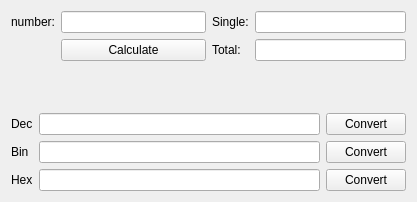
<?xml version="1.0" encoding="UTF-8"?>
<ui version="4.0">
 <class>Widget</class>
 <widget class="QWidget" name="Widget">
  <property name="geometry">
   <rect>
    <x>0</x>
    <y>0</y>
    <width>417</width>
    <height>202</height>
   </rect>
  </property>
  <property name="windowTitle">
   <string>Widget</string>
  </property>
  <layout class="QVBoxLayout" name="verticalLayout">
   <item>
    <layout class="QGridLayout" name="gridLayout_3">
     <item row="0" column="0">
      <layout class="QGridLayout" name="gridLayout">
       <item row="0" column="0">
        <widget class="QLabel" name="label">
         <property name="text">
          <string>number:</string>
         </property>
        </widget>
       </item>
       <item row="0" column="1">
        <widget class="QLineEdit" name="lineEditNum"/>
       </item>
       <item row="1" column="1">
        <widget class="QPushButton" name="btnCal">
         <property name="text">
          <string>Calculate</string>
         </property>
        </widget>
       </item>
      </layout>
     </item>
     <item row="0" column="1">
      <layout class="QGridLayout" name="gridLayout_2">
       <item row="0" column="0">
        <widget class="QLabel" name="label_2">
         <property name="text">
          <string>Single:</string>
         </property>
        </widget>
       </item>
       <item row="0" column="1">
        <widget class="QLineEdit" name="lineEditPrice"/>
       </item>
       <item row="1" column="0">
        <widget class="QLabel" name="label_3">
         <property name="text">
          <string>Total:</string>
         </property>
        </widget>
       </item>
       <item row="1" column="1">
        <widget class="QLineEdit" name="lineEditTotal"/>
       </item>
      </layout>
     </item>
    </layout>
   </item>
   <item>
    <spacer name="verticalSpacer">
     <property name="orientation">
      <enum>Qt::Vertical</enum>
     </property>
     <property name="sizeHint" stdset="0">
      <size>
       <width>20</width>
       <height>20</height>
      </size>
     </property>
    </spacer>
   </item>
   <item>
    <layout class="QGridLayout" name="gridLayout_4">
     <item row="0" column="0">
      <widget class="QLabel" name="label_4">
       <property name="text">
        <string>Dec</string>
       </property>
      </widget>
     </item>
     <item row="0" column="1">
      <widget class="QLineEdit" name="lineEditDec"/>
     </item>
     <item row="0" column="2">
      <widget class="QPushButton" name="btnDec">
       <property name="text">
        <string>Convert</string>
       </property>
      </widget>
     </item>
     <item row="1" column="0">
      <widget class="QLabel" name="label_5">
       <property name="text">
        <string>Bin</string>
       </property>
      </widget>
     </item>
     <item row="1" column="1">
      <widget class="QLineEdit" name="lineEditBin"/>
     </item>
     <item row="1" column="2">
      <widget class="QPushButton" name="btnbin">
       <property name="text">
        <string>Convert</string>
       </property>
      </widget>
     </item>
     <item row="2" column="0">
      <widget class="QLabel" name="label_6">
       <property name="text">
        <string>Hex</string>
       </property>
      </widget>
     </item>
     <item row="2" column="1">
      <widget class="QLineEdit" name="lineEditHex"/>
     </item>
     <item row="2" column="2">
      <widget class="QPushButton" name="btnHex">
       <property name="text">
        <string>Convert</string>
       </property>
      </widget>
     </item>
    </layout>
   </item>
  </layout>
 </widget>
 <layoutdefault spacing="6" margin="11"/>
 <resources/>
 <connections/>
</ui>
